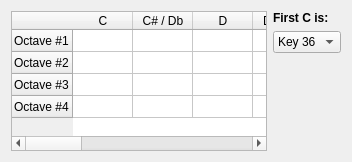
      <widget class="QWidget" name="tab_3">
       <attribute name="title">
        <string>Key mapping</string>
       </attribute>
       <layout class="QGridLayout" name="gridLayout_8">
        <item row="0" column="1">
         <widget class="QLabel" name="label_34">
          <property name="font">
           <font>
            <weight>75</weight>
            <bold>true</bold>
           </font>
          </property>
          <property name="text">
           <string>First C is:</string>
          </property>
         </widget>
        </item>
        <item row="1" column="1">
         <widget class="QComboBox" name="comboFirstC">
          <property name="currentIndex">
           <number>3</number>
          </property>
          <item>
           <property name="text">
            <string>Key 0</string>
           </property>
          </item>
          <item>
           <property name="text">
            <string>Key 12</string>
           </property>
          </item>
          <item>
           <property name="text">
            <string>Key 24</string>
           </property>
          </item>
          <item>
           <property name="text">
            <string>Key 36</string>
           </property>
          </item>
          <item>
           <property name="text">
            <string>Key 48</string>
           </property>
          </item>
          <item>
           <property name="text">
            <string>Key 60</string>
           </property>
          </item>
          <item>
           <property name="text">
            <string>Key 72</string>
           </property>
          </item>
         </widget>
        </item>
        <item row="2" column="1">
         <spacer name="verticalSpacer_5">
          <property name="orientation">
           <enum>Qt::Vertical</enum>
          </property>
          <property name="sizeHint" stdset="0">
           <size>
            <width>20</width>
            <height>40</height>
           </size>
          </property>
         </spacer>
        </item>
        <item row="0" column="0" rowspan="3">
         <widget class="QTableWidget" name="tableWidget">
          <property name="minimumSize">
           <size>
            <width>0</width>
            <height>140</height>
           </size>
          </property>
          <property name="maximumSize">
           <size>
            <width>16777215</width>
            <height>140</height>
           </size>
          </property>
          <property name="selectionMode">
           <enum>QAbstractItemView::SingleSelection</enum>
          </property>
          <property name="verticalScrollMode">
           <enum>QAbstractItemView::ScrollPerPixel</enum>
          </property>
          <property name="horizontalScrollMode">
           <enum>QAbstractItemView::ScrollPerPixel</enum>
          </property>
          <attribute name="horizontalHeaderDefaultSectionSize">
           <number>60</number>
          </attribute>
          <attribute name="verticalHeaderDefaultSectionSize">
           <number>22</number>
          </attribute>
          <attribute name="verticalHeaderMinimumSectionSize">
           <number>22</number>
          </attribute>
          <row>
           <property name="text">
            <string>Octave #1</string>
           </property>
          </row>
          <row>
           <property name="text">
            <string>Octave #2</string>
           </property>
          </row>
          <row>
           <property name="text">
            <string>Octave #3</string>
           </property>
          </row>
          <row>
           <property name="text">
            <string>Octave #4</string>
           </property>
          </row>
          <column>
           <property name="text">
            <string>C</string>
           </property>
          </column>
          <column>
           <property name="text">
            <string>C# / Db</string>
           </property>
          </column>
          <column>
           <property name="text">
            <string>D</string>
           </property>
          </column>
          <column>
           <property name="text">
            <string>D# / Eb</string>
           </property>
          </column>
          <column>
           <property name="text">
            <string>E</string>
           </property>
          </column>
          <column>
           <property name="text">
            <string>F</string>
           </property>
          </column>
          <column>
           <property name="text">
            <string>F# / Gb</string>
           </property>
          </column>
          <column>
           <property name="text">
            <string>G</string>
           </property>
          </column>
          <column>
           <property name="text">
            <string>G# / Ab</string>
           </property>
          </column>
          <column>
           <property name="text">
            <string>A</string>
           </property>
          </column>
          <column>
           <property name="text">
            <string>A# / Bb</string>
           </property>
          </column>
          <column>
           <property name="text">
            <string>B</string>
           </property>
          </column>
          <column>
           <property name="text">
            <string>C</string>
           </property>
          </column>
         </widget>
        </item>
       </layout>
      </widget>
